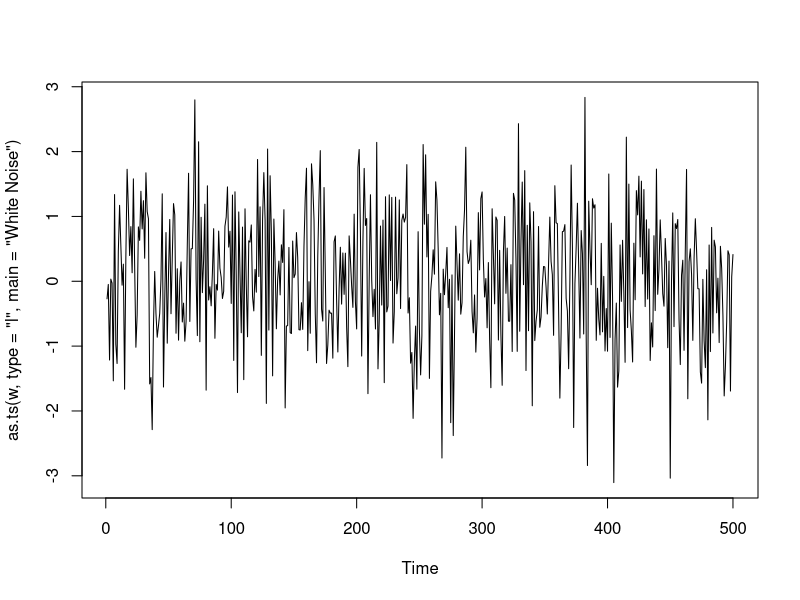
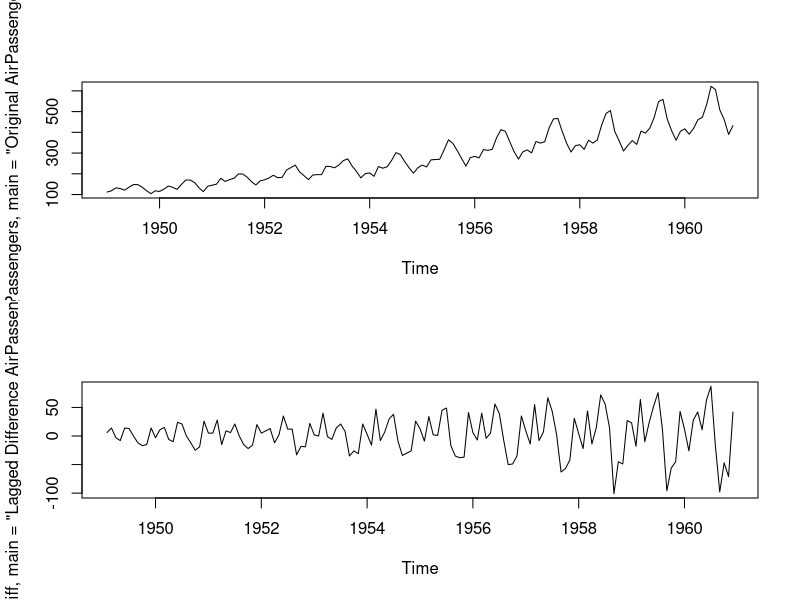
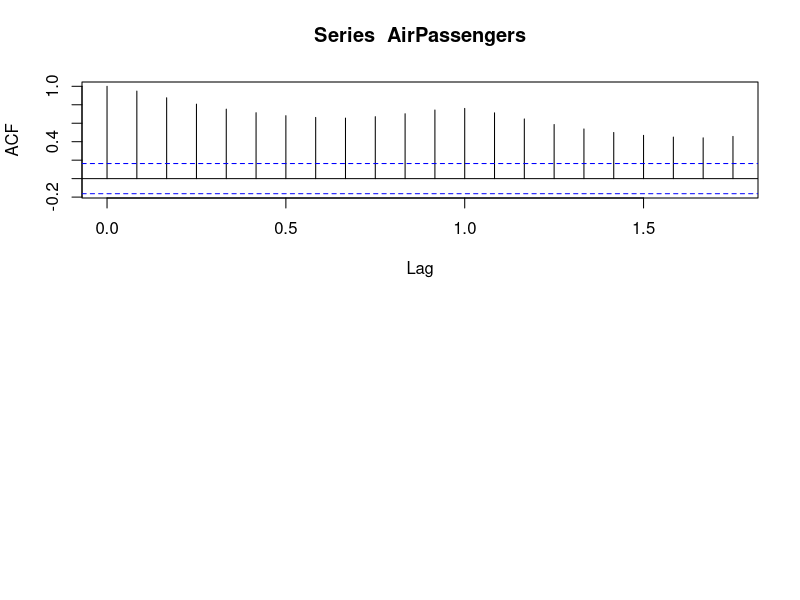

These charts were generated, in order, by the following R code: (Note: this script raises an error after producing the figures.)
# Clear Namespace --------------------------------------------------------------
rm(list=ls())

# Get AirPassenger Dataset -----------------------------------------------------
'AirPassengers = shows trend and possible seasonality or ciclicality'
data(AirPassengers)

# Slide 26 - White Noise -------------------------------------------------------
'iid = independent, identically distributed
 ex  = mu = 0, var = sigma^2'

# Generate 500 iid points w/ mean=0, sd=1
w = rnorm(500, mean=0, sd=1)
plot(as.ts(w, type='l', main='White Noise'))
w_var = var(w)
w_mu  = mean(w)

# Calculated Lagged Difference -------------------------------------------------
'x   = series of integers, 
 lag = an integer indicating which lag to use, 
 diff= an integer indicating the order of the diff
 '
# Test Function
t      = c(0,1,2,3,4)
t_diff = diff(x=t, lag=1, differences=1)    # returns (1,1,1,1), w/ len of 4

# Try on AirPassenger Dataset
ap_diff = diff(x=AirPassengers, lag=1, differences=1)

# Plot Original & Transformed AirPassenger Dataset
' You can see that the upward trend has been eliminated
  Why does this work?  Note than in the test function example, when we calculate
  the difference we are left with only the difference, not the progressively growing
  series.  Instead of going from 0-4 we are left with a constant, which is the growth. 
  Question:  Why doesnt this only leave us with the value of the trend as opposed to
             the data less the trend?  
'
par(mfrow=c(2,1))
plot(as.ts(AirPassengers, main='Original AirPassenger Dataset'))
plot(as.ts(ap_diff, main='Lagged Difference AirPassenger Dataset'))

# Calculate & Plot Auto Cross-Covariance & Correlation -----------------------------------
' acf:  stands for auto correlation function.  It is auto correlation because it is 
        the correlation between different time periods of the same series. 
        it shows the auto correlation between time periods p(0), p(1), etc. '
rm(list=ls())
acf(AirPassengers)
acf(ap_diff)

# Decomposition ---------------------------------------------------------------------------
'ref:  https://anomaly.io/seasonal-trend-decomposition-in-r/index.html
 def:  mathmatical operation that splits a time series into its component parts, eg
       trend, seaonality and noise. 
 additive decomposition = Seaonal + trend + noise; use when seaonal variation is constant
 multiplicative decomp  = Seaonal * trend * noise; use when seasonal variation is going up or down over time

 4-Step Process

 1.) Detect Trend
 2.) Detrend Time Series (using either the additive or multiplicative approach)
 3.) Get Average Seaonality
 4.) Get Remaining Noise
'
rm(list=ls())
library(forecast)

# Step1 - Detect Trend Using Moving-Average
'Note that this is monthly data, so it appears that the most appropriate cycle would be 
 every year or 12 months, e.g. order = 12'

# Load Data
data(AirPassengers)

# Calculate Moving Average
trend_passenger_count = ma(AirPassengers, order=12)
plot(as.ts(AirPassengers), main='Original Time Series')
lines(trend_passenger_count)
plot(as.ts(trend_passenger_count), main='Air Passenger Trend')

# Step2 - Detrend by Subtracting out the trend
'Note: Note the difference.  This is clearly a case when we should use the multiplicative
       detrend.  Otherwise, the magnitude of the trend / seaonality still grows with time'
additive_detrend = AirPassengers - trend_passenger_count
multiplicative_detrend = AirPassengers / trend_passenger_count
par(mfrow=c(2,1))
plot(as.ts(additive_detrend), main='Air Passenger - Additive Detrended')
plot(as.ts(multiplicative_detrend), main='Air Passenger - Multiplicative Detrend')

# Step3 - Get Average Seasonality
' Add the Seasonality together and divide by the seasonality period
  This requires creating a matrix w/ each column containing elements
  of the same period (ex: elements only from january, etc)
  Finally, we compute the mean of each column
  note:  t(matrix) means matrix transpose
'

# Average Seasonality Using Additive Decomposition
matrix_airpassengers = t(matrix(data=additive_detrend, nro=12))
seasonal_passengers  = colMeans(matrix_airpassengers, na.rm=T)
plot(as.ts(rep(seasonal_passengers, 12)))

# Average Seasonality Using Multiplicative Decomposition
matrix_airpassengers = t(matrix(data=multiplicative_detrend, nro=12))
seasonal_passengers  = colMeans(matrix_airpassengers, na.rm=T)
plot(as.ts(rep(seasonal_passengers, 12)))

# Step4 - Analyze Random Noise
' Random = Time Series - Seasonal  - Trend
  Random = Time Series / (Trend * Seasonal)'

# Additive Formula
''
random_airpassengers = AirPassengers - trend_passenger_count - seasonal_passengers
plot(as.ts(random_airpassengers), main='White Noise')

# Multiplicative
random_airpassengers = AirPassengers / (trend_passenger_count * seasonal_passengers)
plot(as.ts(random_airpassengers), main='White Noise')

# Decomposition Function
ts_passengers = ts(AirPassengers, frequency=12)
decompose_passengers = decompose(ts_passengers, 'additive')
plot(decompose_passengers)




# Smoothing ----------------------------------------------------------------------
'https://johannesmehlem.com/blog/exponential-smoothing-time-series-forecasting-r/#chapter2'




